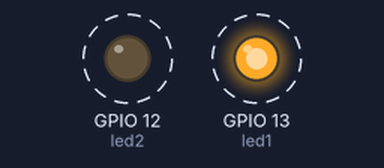
This program was run on a simulated ESP32 board running MicroPython. Shown: output pins drawn as LEDs (lit = HIGH). Dashed ring = blinking.

Above: at 0.2 s.
Timing chart, 0 to 3.0 s (numbered marks = the images above):
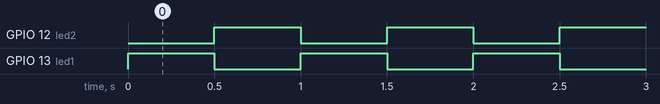

Measured:
- by itself, GPIO 12 (led2), GPIO 13 (led1): alternates HIGH for 0.50 s and LOW for 0.50 s

The program:

led.py
```python
from machine import Pin
from time import sleep_ms

led1 = Pin(13,Pin.OUT)
led2 = Pin(12,Pin.OUT)

while(True):
    led1.on()
    led2.off()
    sleep_ms(500)
    led1.off()
    led2.on()
    sleep_ms(500)
    
```
